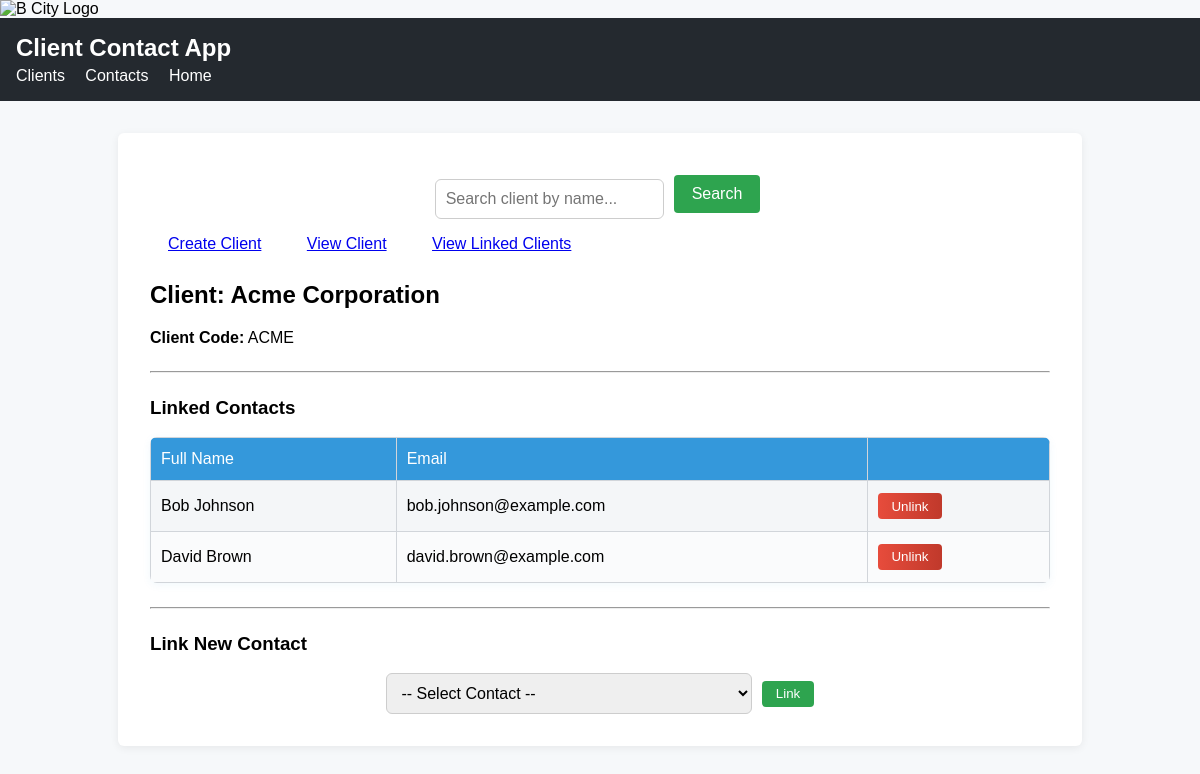
The page /clients/1 on the database its author committed.
### models/client.py (models this page shows, shortened)
class Client(db.Model):
    __tablename__ = 'client'
    id = db.Column(db.Integer, primary_key=True)
    name = db.Column(db.String(100), nullable=False)
    client_code = db.Column(db.String(50), nullable=False, unique=True)
    contacts = db.relationship(
        'Contact',
        secondary='client_contact',
        back_populates='clients'
    )

### models/contact.py (models this page shows, shortened)
class Contact(db.Model):
    __tablename__ = 'contact'
    id = db.Column(db.Integer, primary_key=True)
    name = db.Column(db.String, nullable=False)
    surname = db.Column(db.String, nullable=False)
    email = db.Column(db.String, nullable=False, unique=True) # <-- This will make sure the email is unique!
    clients = db.relationship(
        'Client',
        secondary='client_contact',
        back_populates='contacts'
    )

### routes/client.py (the view)
@client_bp.route('/<int:client_id>')
def view_client(client_id):
    client = Client.query.get_or_404(client_id)
    linked_contacts = client.contacts
    available_contacts = Contact.query.filter(~Contact.clients.any(id=client.id)).all()
    return render_template(
        'client_detail.html',
        client=client,
        contacts=linked_contacts,
        available_contacts=available_contacts
    )

### templates/client_detail.html (shortened to what this page needs)
{% extends 'base.html' %}
{% block content %}
<div class="container">
    <div class="action-bar">
        <form id="search-client-form" class="inline-form" style="margin-bottom:12px;">
            <input type="text" id="search-client-input" name="name" placeholder="Search client by name..." class="input-select" required>
            <button type="submit" class="btn">Search</button>
        </form>
        <a href="{{ url_for('client.create_client') }}" class="btn">Create Client</a>
        <a href="{{ url_for('client.view_client', client_id=client.id) }}" class="btn">View Client</a>
        <a href="{{ url_for('client.list_clients') }}" class="btn">View Linked Clients</a>
    </div>
    <div class="detail-section">
        <h2>Client: {{ client.name }}</h2>
        <p><b>Client Code:</b> {{ client.client_code }}</p>
    </div>
    <hr style="margin: 24px 0;">
    <h3>Linked Contacts</h3>
    {% if contacts %}
    <table class="modern-table">
        <tr>
            <th>Full Name</th>
            <th>Email</th>
            <th></th>
        </tr>
        {% for contact in contacts %}
        <tr id="contact-row-{{ contact.id }}">
            <td>{{ contact.name }} {{ contact.surname }}</td>
            <td>{{ contact.email }}</td>
            <td>
                <button class="btn btn-danger unlink-btn" data-contact-id="{{ contact.id }}">Unlink</button>
            </td>
        </tr>
        {% endfor %}
    </table>
    {% else %}
    <p>No Contacts found</p>
    {% endif %}
    <hr style="margin: 24px 0;">
    <h3>Link New Contact</h3>
    <form id="link-contact-form" class="inline-form">
        <select name="contact_id" id="contact_id" class="input-select">
            <option value="">-- Select Contact --</option>
        </select>
        <button type="submit" class="btn">Link</button>
    </form>
</div>
{% endblock %}

### static/css/style.css (style rules this page uses)
body { font-family: Arial, sans-serif; background: #f6f8fa; margin: 0; padding: 0; }
table { border-collapse: collapse; width: 100%; margin-bottom: 2em; }
th, td { border: 1px solid #d1d5da; padding: 0.5em 1em; text-align: left; }
th { background: #f3f4f6; }
button, input[type="submit"] { background: #2ea44f; color: #fff; border: none; padding: 0.4em 1em; border-radius: 4px; cursor: pointer; }
select { padding: 0.2em 0.5em; border-radius: 4px; border: 1px solid #d1d5da; }
.action-bar { margin-bottom: 28px; }
.action-bar .btn { margin: 0 5px 10px 0; font-size: 1em; padding: 10px 18px; }
.detail-section { margin-bottom: 18px; }
.modern-table { width: 100%; border-collapse: collapse; margin: 0 auto 16px auto; background: #fafbfc; border-radius: 7px; overflow: hidden; box-shadow: 0 2px 8px rgba(52,152,219,0.07); }
.modern-table th, .modern-table td { padding: 12px 10px; text-align: left; }
.modern-table th { background: #3498db; color: #fff; font-weight: 500; }
.modern-table tr:nth-child(even) { background: #f4f6f8; }
.btn-danger { background: #e74c3c; background: linear-gradient(90deg, #e74c3c 0%, #c0392b 100%); }
.inline-form { display: flex; align-items: center; justify-content: center; gap: 10px; margin-top: 10px; }
.input-select { padding: 10px; font-size: 1em; border-radius: 6px; border: 1px solid #cdcdcd; }

### rows shown on the page
Client: name "Acme Corporation", client_code "ACME"
Contact: name "Bob", surname "Johnson", email "bob.johnson@example.com"
Contact: name "David", surname "Brown", email "david.brown@example.com"
